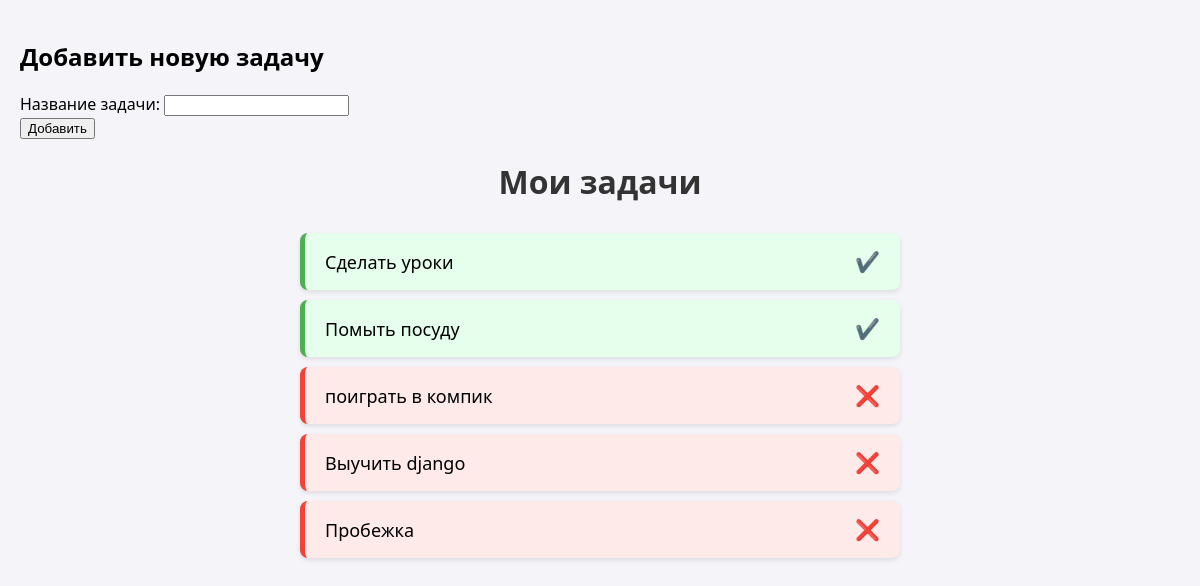
Before: / with the older database file.
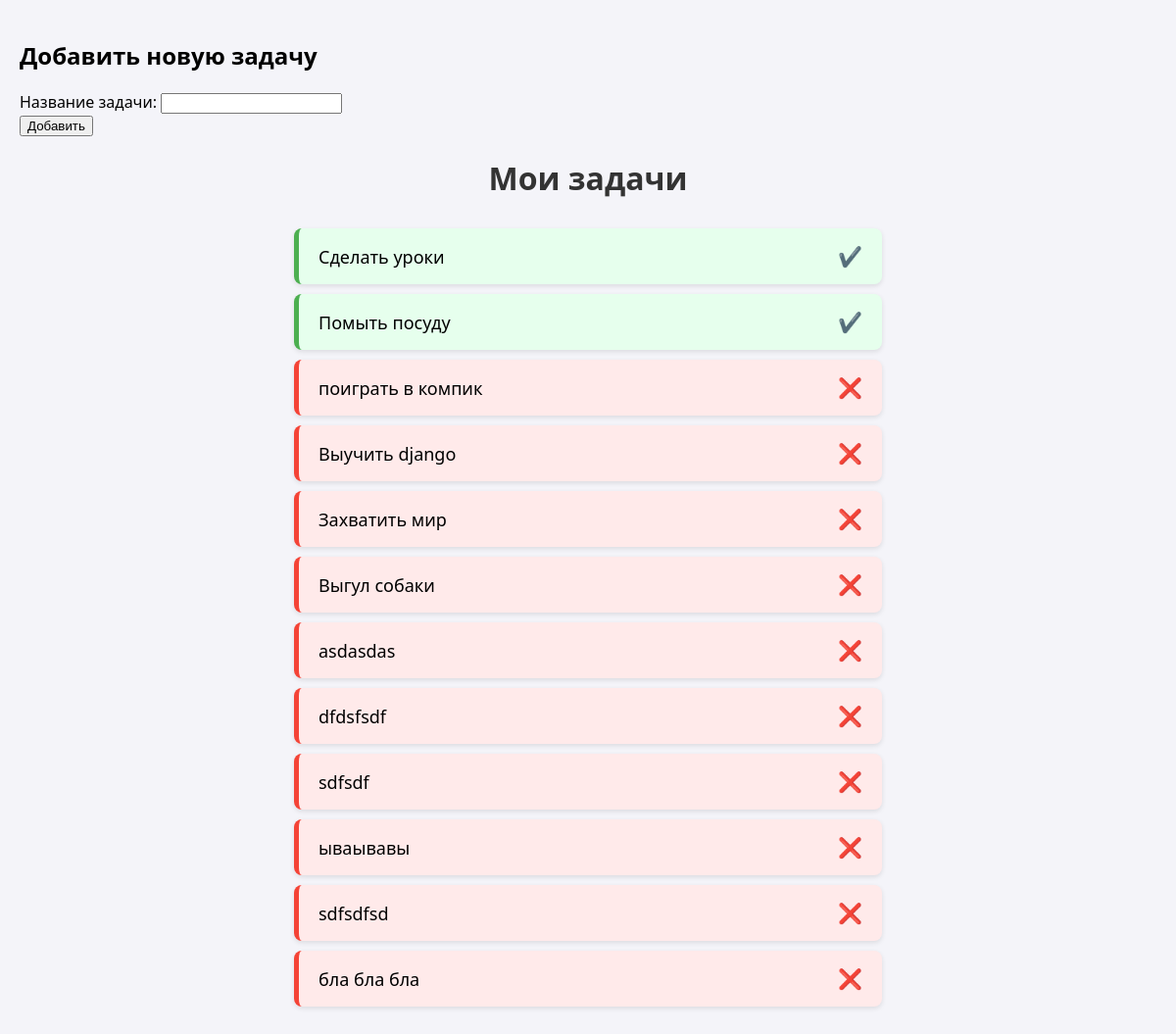
After: the same page with the newer database file.
### tasks/models.py (models this page shows, shortened)
class Task(models.Model):
    title = models.CharField('Название задачи', max_length=200)
    description = models.TextField('Описание', blank=True, null=True)
    completed = models.BooleanField('Выполнено', default=False)
    created_at = models.DateTimeField('Дата создания', auto_now_add=True)

### tasks/views.py (the view)
# urls.py: 2. Add a URL to urlpatterns:  path('', views.home, name='home')
def home(request):
    tasks = Task.objects.all()
    form = TaskForm()
    return render(request, 'home.html',
    {'tasks' : tasks, 'form' : form} )

### tasks/forms.py
class TaskForm(forms.ModelForm):
    class Meta:
        model = Task
        fields = ['title']

### tasks/templates/home.html (shortened to what this page needs)
<!DOCTYPE html>
<html lang="ru">
<head>
</head>
<body>
<h2>Добавить новую задачу</h2>
<form action="create/" method="post">
    {{ form }}
    <button> Добавить </button>
</form>
<h1>Мои задачи</h1>
<div class="task-list">
    {% for task in tasks %}
        <div class="task {% if task.completed %}completed{% else %}not-completed{% endif %}">
            <span>{{ task.title }}</span>
            <span class="status">{% if task.completed %}✔️{% else %}❌{% endif %}</span>
        </div>
    {% endfor %}
</div>
</body>
</html>

Changed rows visible on the page:
removed Task: title "Пробежка"
added Task: title "Захватить мир"
added Task: title "Выгул собаки"
added Task: title "asdasdas"
added Task: title "dfdsfsdf"
added Task: title "sdfsdf"
added Task: title "ываывавы"
added Task: title "sdfsdfsd"
added Task: title "бла бла бла"
